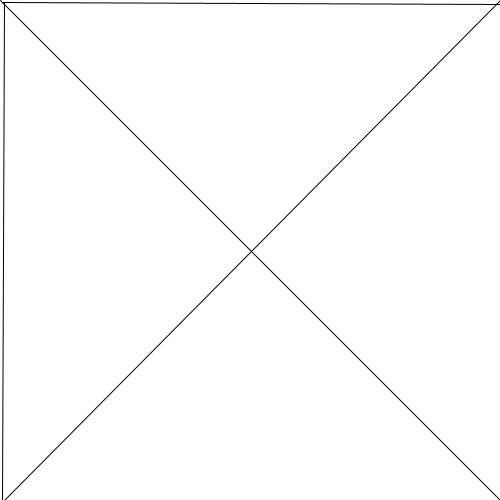
Frame 1 (no input)
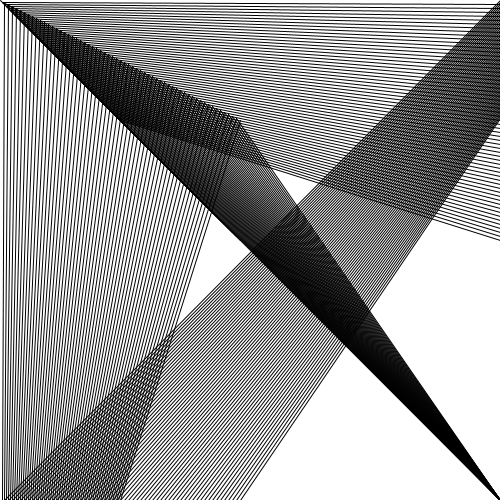
Frame 60 (the mouse pressed at the canvas centre just before this capture)
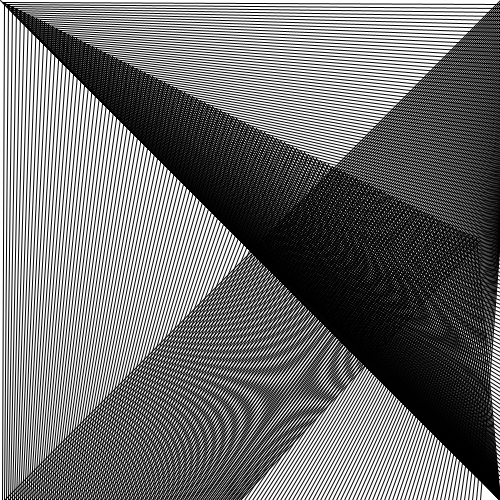
Frame 120 (the mouse held since frame 60 and released just before this capture)

The Processing sketch that drew these frames (run headless with seeded random() and noise(); from frame 60 on, the mouse is pressed at the canvas centre):

// Processing sketch: processing_31930
// ── processing_31930.pde

int a = 0;
int b = 0;

void setup(){
  size(500,500);
  background(255);
 fill(0,30);
  
  
}
void draw(){
  
  line(a,b,500,500);
  a = a + 4;
  line(a,500,500,b);
  b = b + 2;
  line(a,b,b,500);
  line(a,a,b,b);
  line(500,a,b,b);
  

}
